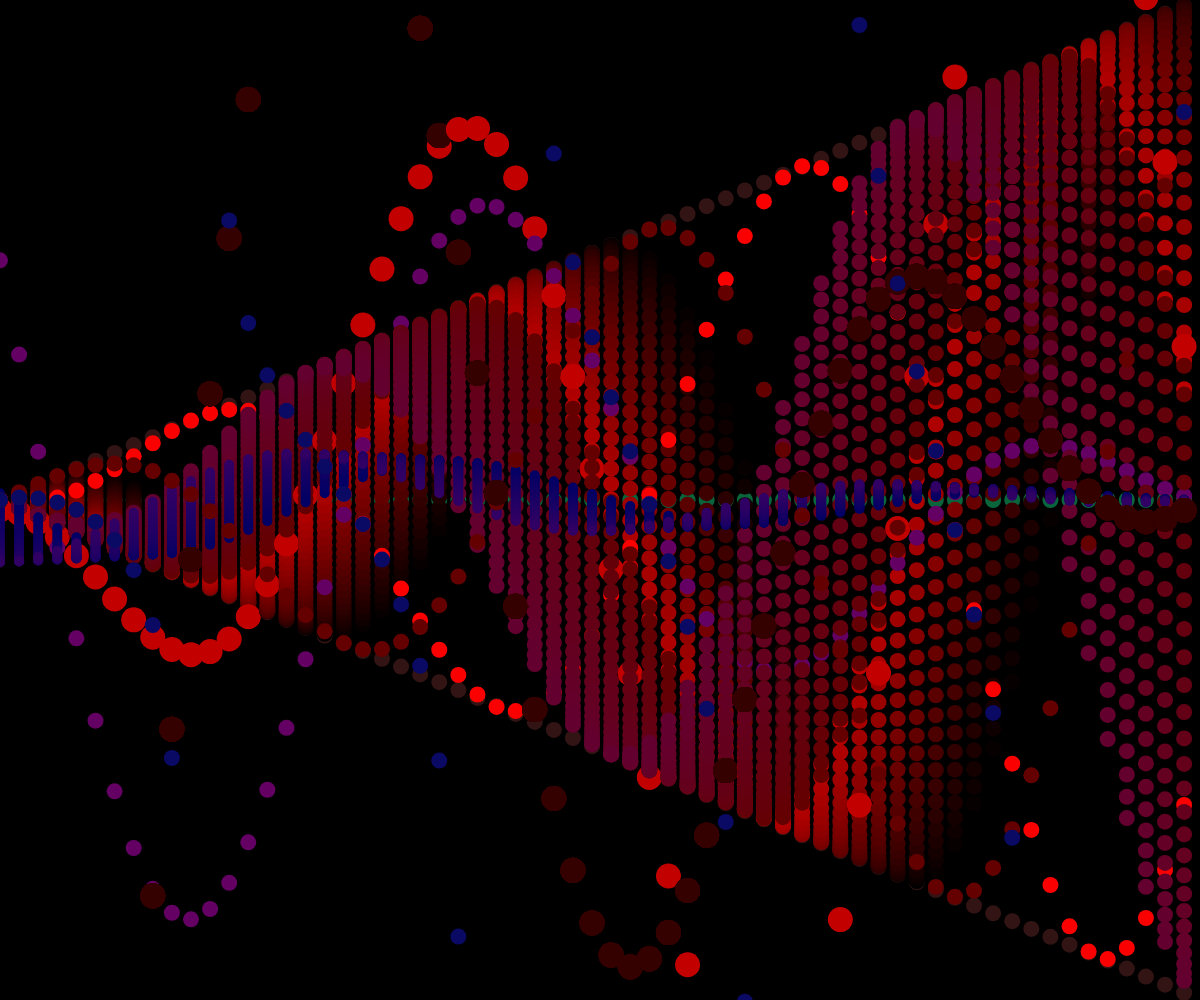
Frame 1 (no input)
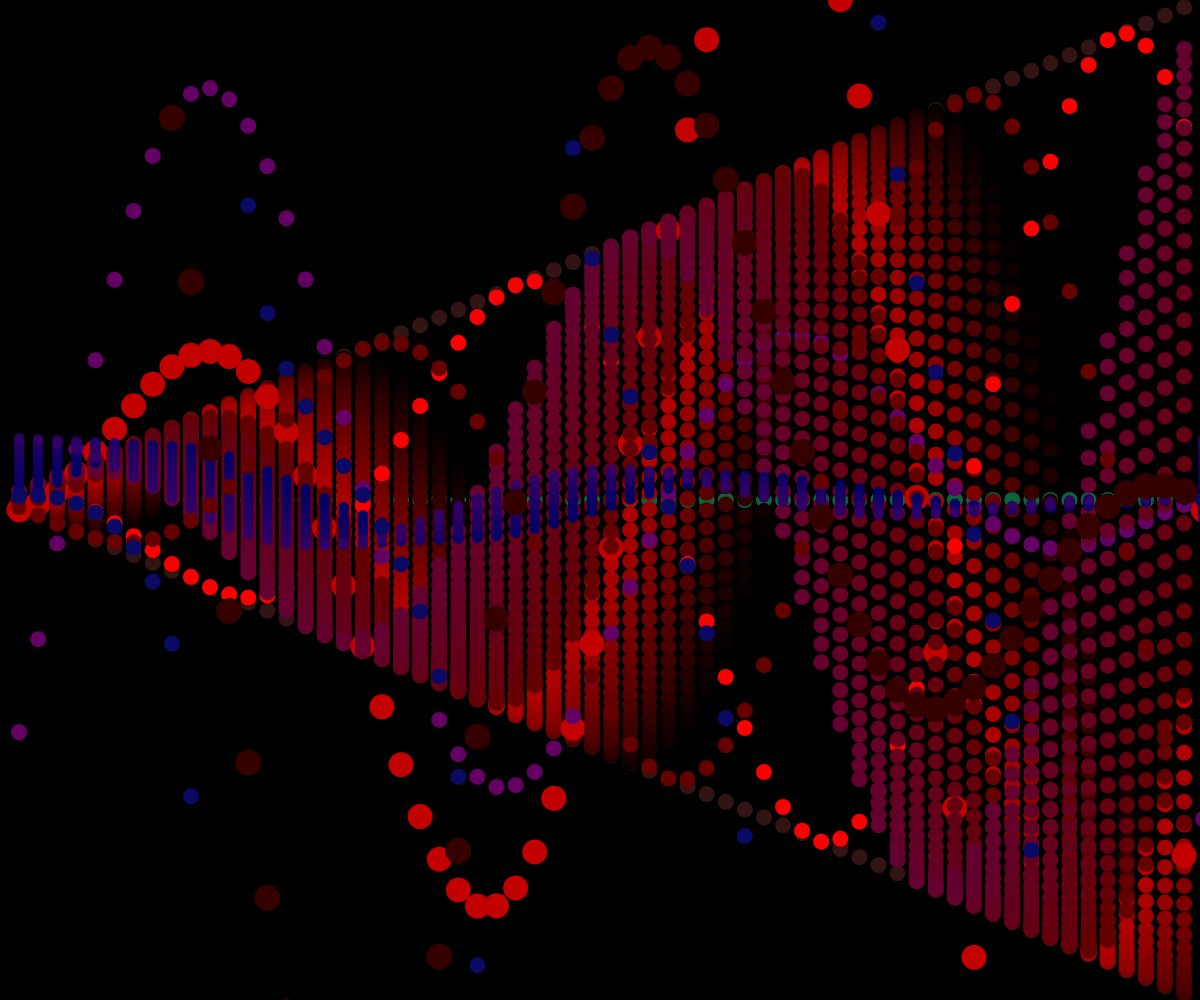
Frame 60 (no input)
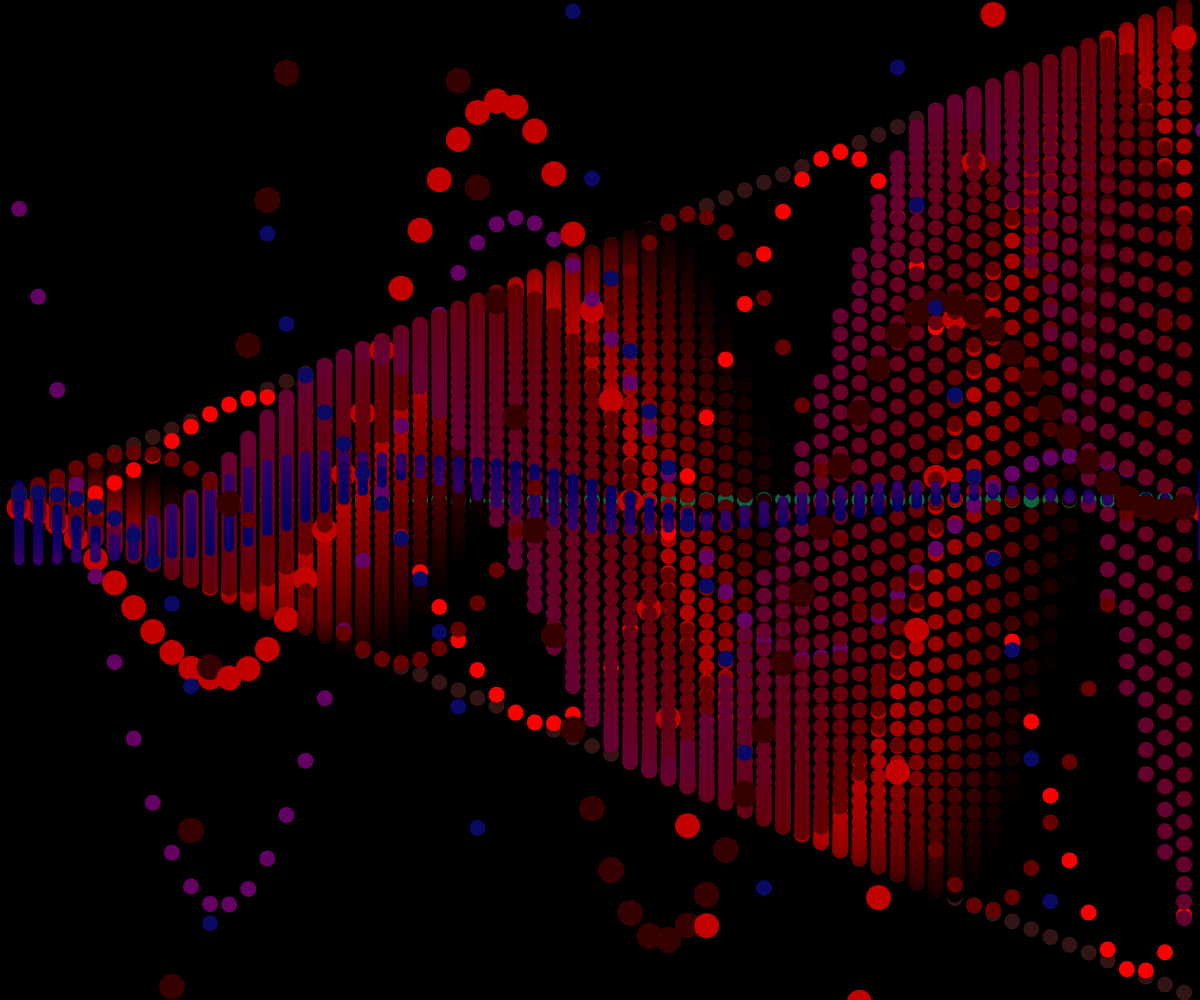
Frame 120 (the mouse pressed at the canvas centre since frame 60)

The p5.js sketch that drew these frames (run headless with seeded random() and noise() and a simulated clock; from frame 60 on, the mouse is pressed at the canvas centre):

// p5.js sketch
// ── sketch.js
//setting all the variables 
let x = 0;
let y = 0;
let theta = 0;
let inc = 0.05; // the amount to incerment the offset each frame
let offset = 0; //the amount offset from the beginning of wave
let amplitude;
let frequency;
let maxAngle;


//creating values for the hieght and wedith of the waves. frequency and amplitude.
function setup() {
    createCanvas(windowWidth, windowHeight);
    amplitude = windowHeight / 100;
    frequency = windowWidth / 2;
    maxAngle = (windowWidth / frequency) * TWO_PI;
}

function draw() {
    //settign background to black and removing black border from the circles 
    background(0);
    noStroke();
    //while loop to animate the wave,
    while (theta < maxAngle + offset) {
        //makes the cone shape pattern. from small to big left to right
        amplitude = ((theta - offset) / maxAngle) * (windowHeight / 2);
        //makes small to big right to left. the reverse.
        let reverseAmplitude = windowHeight / 2 - amplitude
        let length = 28;
        
        //sright line down
        y = sin(theta - 0.5) + amplitude;
        fill(50, 20, 20);
        ellipse(x, y + height / 2, 16);
        //stright line up 
        y = sin(theta - 0.5) - amplitude;
        fill(50, 20, 20);
        ellipse(x, y + height / 2, 16);
        //straight line middle 
        y = sin(theta - 0.5) / amplitude;
        fill(10, 100, 60);
        ellipse(x, y + height / 2, 16);

        // sin with trail red one.
        for (i = length; i > 0; i--) {
            y = sin(theta - (i * 0.06)) * amplitude;
            fill(195 - (195 / length * i), 0, 0);
            ellipse(x, y + height / 2, 16);

        }
        //sin wave 2, brihgter red. and out of sync no trail.
        y = sin(theta - 0.5) * -amplitude;
        fill(250, 0, 0);
        ellipse(x, y + height / 2, 16);

        // // out of sycn sin wave 
        // //using math.min to make it so it reaches the highet of the page and then contines at that side.
        //  math min returens the smallest of the two. 
        let half = Math.min(amplitude * 2, windowHeight);
        y = sin(theta - (i * 0.06)) * half + 10;
        fill(195 - (195 / length * i), 0, 0);
        ellipse(x, y + height / 2, 25);


        //sin wave - going revese way - purple
        y = sin(theta - 0.5) * reverseAmplitude;
        fill(100, 0, 100);
        ellipse(x, y + height / 2, 16);

        // cosine wave with trail - red to purple.
        for (i = length; i > 0; i--) {

            y = cos(theta - (i * 0.06)) * amplitude;
            fill(100, 0, 50 - (50 / length * i));
            ellipse(x, y + height / 2, 16);
        }

        // cosine wave with trail -going the other way-  small blue one.
        for (i = length; i > 0; i--) {

            y = cos(theta - (i * 0.06)) * reverseAmplitude / 8;
            fill(50 - (50 / length * i), 0, 100);
            ellipse(x, y + height / 2, 10);
        }


        //cosine wave 2 - dark red
        y = cos(theta - 0.5) * -amplitude;
        fill(100, 0, 0);
        ellipse(x, y + height / 2, 16);


        //out of sycn cosine wave reverse- dark red larger. 
        for (i = length; i > 0; i--) {

            y = cos(theta - 0.5) * reverseAmplitude * 2;
            fill(065, 0, 0);
            ellipse(x, y + height / 2, 25);

        }

        // tan wave - blue
        y = tan(theta - 0.5) * amplitude;
        fill(10, 10, 100);
        ellipse(x, y + height / 2, 16);



        theta += 0.2;
        //x needs to say the same and set a percentage of the page to map out where my dots will go.
        x = ((theta - offset) / maxAngle) * windowWidth;
    }
    //have to set the offset to inc so that it changes everytime and it knows how much to add to to make a complete cylce. 
    offset += inc;
    theta = offset;
}
